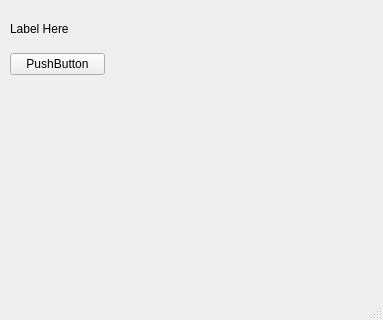
<?xml version="1.0" encoding="UTF-8"?>
<ui version="4.0">
 <class>MainWindow</class>
 <widget class="QMainWindow" name="MainWindow">
  <property name="geometry">
   <rect>
    <x>0</x>
    <y>0</y>
    <width>383</width>
    <height>320</height>
   </rect>
  </property>
  <property name="windowTitle">
   <string>MainWindow</string>
  </property>
  <widget class="QWidget" name="centralwidget">
   <widget class="QWidget" name="">
    <property name="geometry">
     <rect>
      <x>10</x>
      <y>10</y>
      <width>95</width>
      <height>65</height>
     </rect>
    </property>
    <layout class="QVBoxLayout" name="verticalLayout">
     <item>
      <widget class="QLabel" name="label">
       <property name="text">
        <string>Label Here</string>
       </property>
      </widget>
     </item>
     <item>
      <widget class="QPushButton" name="pushButton_2">
       <property name="text">
        <string>PushButton</string>
       </property>
      </widget>
     </item>
    </layout>
   </widget>
  </widget>
  <widget class="QMenuBar" name="menubar">
   <property name="geometry">
    <rect>
     <x>0</x>
     <y>0</y>
     <width>383</width>
     <height>26</height>
    </rect>
   </property>
  </widget>
  <widget class="QStatusBar" name="statusbar"/>
 </widget>
 <resources/>
 <connections>
  <connection>
   <sender>pushButton_2</sender>
   <signal>clicked()</signal>
   <receiver>label</receiver>
   <slot>clear()</slot>
   <hints>
    <hint type="sourcelabel">
     <x>49</x>
     <y>86</y>
    </hint>
    <hint type="destinationlabel">
     <x>48</x>
     <y>60</y>
    </hint>
   </hints>
  </connection>
 </connections>
</ui>
